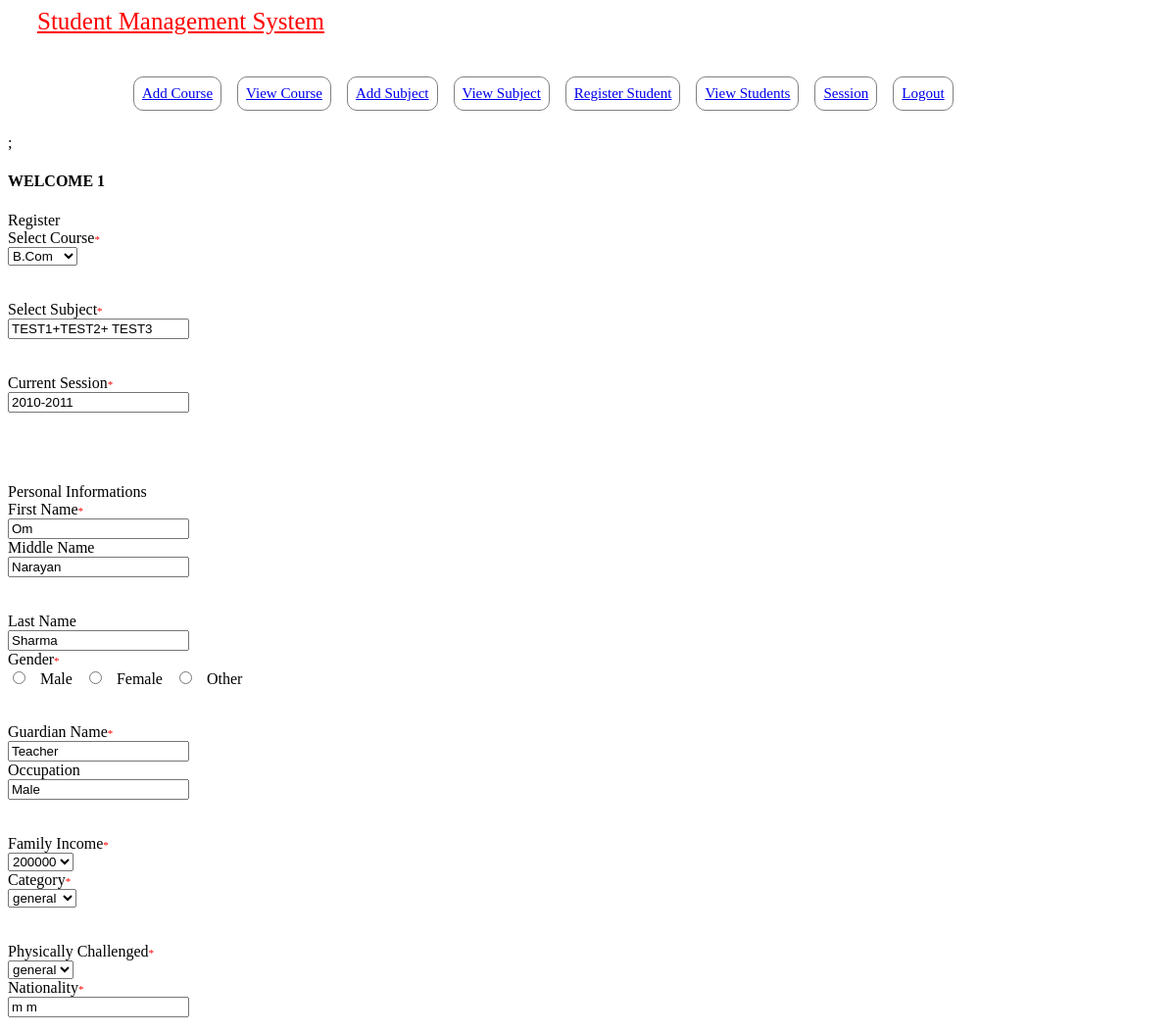
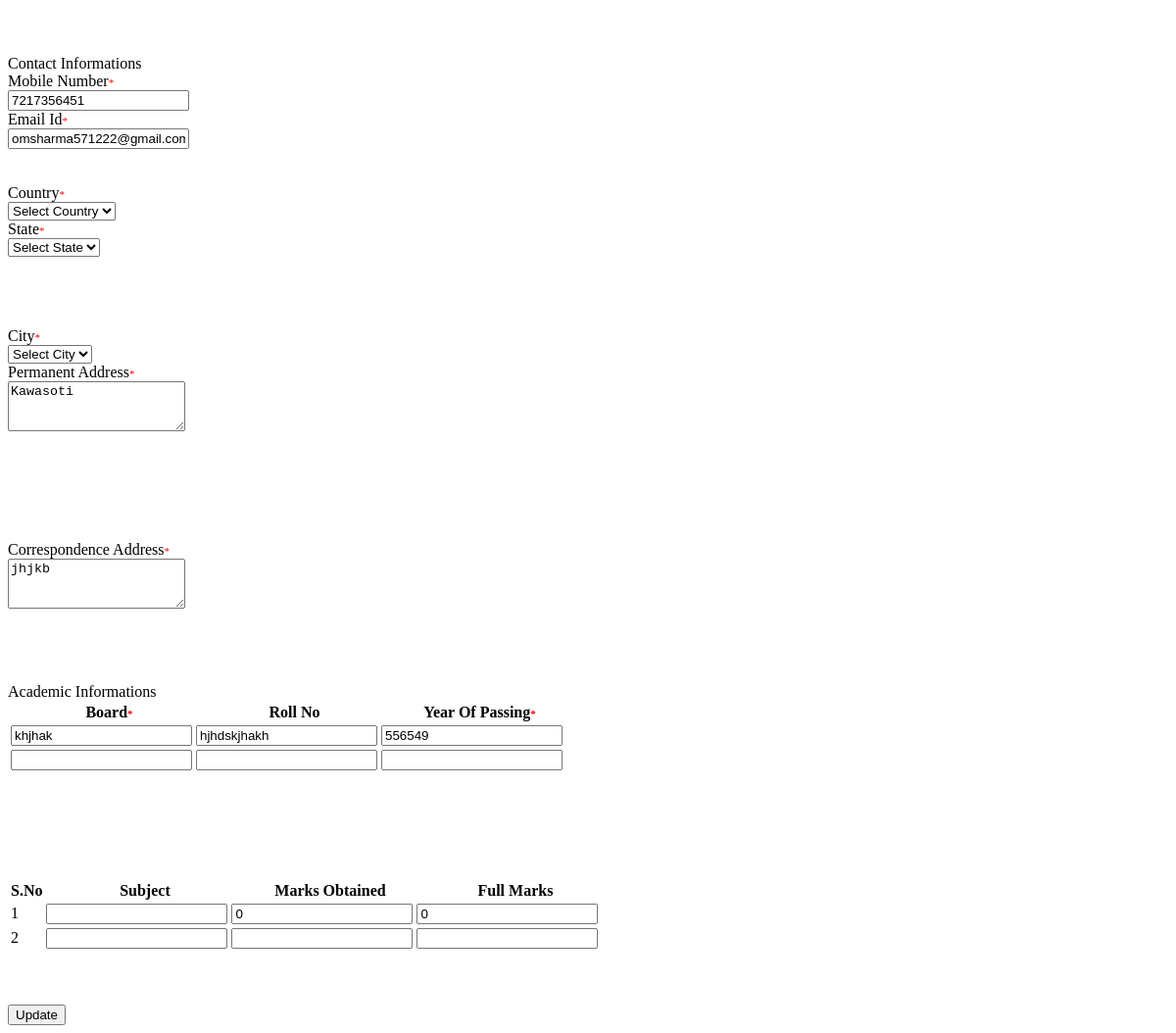
The page /pages/edit-std.php?id=4 (signed in) on the database its author committed (2 pictures, top to bottom).
### tables this page shows
CREATE TABLE `tbl_course` (
  `cid` int(11) NOT NULL,
  `cshort` varchar(250) DEFAULT NULL,
  `cfull` varchar(250) DEFAULT NULL,
  `cdate` varchar(50) DEFAULT NULL,
  `update_date` varchar(200) DEFAULT NULL
);

CREATE TABLE `registration` (
  `course` varchar(250) NOT NULL,
  `subject` varchar(250) NOT NULL,
  `fname` varchar(250) NOT NULL,
  `mname` varchar(250) NOT NULL,
  `lname` varchar(250) NOT NULL,
  `gender` varchar(50) NOT NULL,
  `gname` varchar(250) NOT NULL,
  `ocp` varchar(50) NOT NULL,
  `income` varchar(250) NOT NULL,
  `category` varchar(250) NOT NULL,
  `pchal` varchar(250) NOT NULL,
  `nationality` varchar(250) NOT NULL,
  `mobno` varchar(50) NOT NULL,
  `emailid` varchar(250) NOT NULL,
  `country` varchar(50) NOT NULL,
  `state` varchar(50) NOT NULL,
  `dist` varchar(50) NOT NULL,
  `padd` text NOT NULL,
  `cadd` text NOT NULL,
  `board` varchar(50) NOT NULL,
  `roll` varchar(50) NOT NULL,
  `pyear` varchar(50) NOT NULL,
  `sub` varchar(250) NOT NULL,
  `marks` bigint(100) NOT NULL,
  `fmarks` bigint(100) NOT NULL,
  `board1` varchar(250) NOT NULL,
  `roll1` varchar(250) NOT NULL,
  `yop1` varchar(250) NOT NULL,
  `sub1` varchar(250) NOT NULL,
  `session` varchar(250) NOT NULL,
  `regdate` timestamp NOT NULL DEFAULT current_timestamp(),
  `marks1` varchar(50) NOT NULL,
  `fmarks1` varchar(50) NOT NULL,
  `regno` varchar(250) NOT NULL,
  `id` int(11) NOT NULL
);

### config/DbFunction.php (called while the page is built, shortened)
<?php
class DbFunction{
function showCourse1($cid){
	$db = Database::getInstance();
	$mysqli = $db->getConnection();
	$query = "SELECT * FROM tbl_course  where cid='".$cid."'";
	$stmt= $mysqli->query($query);
	return $stmt;
}
function showStudents1($id){
	$db = Database::getInstance();
	$mysqli = $db->getConnection();
	$query = "SELECT * FROM registration  where id='".$id."'";
	$stmt= $mysqli->query($query);
	return $stmt;
}
}
?>

### pages/edit-std.php (the view, shortened to what this page needs)
<?php
include('../config/DbFunction.php');
	$obj=new DbFunction();
	$id=$_GET['id'];
    $rs=$obj->showStudents1($id);
    $res=$rs->fetch_object();
	$c=$res->course;
    $cname=$obj->showCourse1($c);
    $res1=$cname->fetch_object();
	$rs1=$obj->showCourse();
	$rs2=$obj->showCountry();
?>
<!DOCTYPE html>
<html lang="en">
<head>
</head>
<body>
<form method="post" >
	<div>
    <?php include('leftbar.php')?>;
		<div >
			<div class="row">
				<div class="col-lg-12">
					<h4 class="page-header"> <?php echo strtoupper("welcome"." ".htmlentities($_SESSION['login']));?></h4>
				</div>
			</div>
			<div class="row">
			<div class="col-lg-12">
			<div class="panel panel-default">
			<div class="panel-heading">Register</div>
			<div class="panel-body">
			<div class="row">
			<div class="col-lg-10">
			<div class="form-group">
		    <div class="col-lg-4">
			<label>Select Course<span id="" style="font-size:11px;color:red">*</span>	</label>
			</div>
			<div class="col-lg-6">
<select class="form-control" name="course-short" id="cshort"  onchange="showSub(this.value)" required="required" >
<option VALUE="<?php echo $res1->cid?>"><?php echo $res1->cshort?></option>
				<?php while($res2=$rs1->fetch_object()){?>
                   <?php if($res2->cid==$res1->cid){
				   continue;
				   }else
				   ?>
					 <option VALUE="<?php echo htmlentities($res2->cid);?>"><?php echo htmlentities($res2->cshort)?></option>
                    <?php }?>   </select>
										</div>
										</div>
								<br><br>
		<div class="form-group">
		<div class="col-lg-4">
		<label>Select Subject<span id="" style="font-size:11px;color:red">*</span></label>
		</div>
		<div class="col-lg-6">
 <input class="form-control" name="c-full"  id="c-full"  value="<?php echo $res->subject;?>">
	</div>
	 </div>
	 <br><br>
			<div class="form-group">
		<div class="col-lg-4">
		<label>Current  Session<span id="" style="font-size:11px;color:red">*</span></label>
		</div>
		<div class="col-lg-6">
	   <input class="form-control" name="session" value="<?php echo htmlentities($res->session);?>" readonly>
	 </div>
	 <br><br>
	</div>
	<br><br>
				</div>
					</div>
							</div>
						</div>
					</div>
			<div class="row">
			<div class="col-lg-12">
			<div class="panel panel-default">
			<div class="panel-heading">Personal Informations</div>
			<div class="panel-body">
			<div class="row">
			<div class="col-lg-12">
			<div class="form-group">
		    <div class="col-lg-2">
			<label>First Name<span id="" style="font-size:11px;color:red">*</span>	</label>
			</div>
			<div class="col-lg-4">
			<input class="form-control" name="fname" value="<?php echo htmlentities($res->fname);?>"required="required">
			</div>
			 <div class="col-lg-2">
			<label>Middle Name</label>
			</div>
			<div class="col-lg-4">
			<input class="form-control" name="mname" value="<?php echo htmlentities($res->mname);?>">
			</div>
			</div>
			<br><br>
		<div class="form-group">
		    <div class="col-lg-2">
			<label>Last Name</label>
			</div>
			<div class="col-lg-4">
			<input class="form-control" name="lname" value="<?php echo htmlentities($res->lname);?>">
			</div>
			 <div class="col-lg-2">
			<label>Gender<span id="" style="font-size:11px;color:red">*</span></label>
			</div>
			<div class="col-lg-4">
			<?php
			if (strcasecmp($res->gender,"Male")==0){?>
		 <input type="radio" name="gender" id="male" value="Male" required="required" checked> &nbsp; Male &nbsp;
		 <?php }else{ ?>
		 <input type="radio" name="gender" id="male" value="Male" required="required"> &nbsp; Male &nbsp;
		 <?php }?>
		 <?php
			if (strcasecmp($res->gender,"female")==0){?>
		 <input type="radio" name="gender" id="female" value="female" checked> &nbsp; Female &nbsp;
		 <?php } else{?>
		 <input type="radio" name="gender" id="female" value="female"> &nbsp; Female &nbsp;
		 <?php }?>
		 <?php
			if (strcasecmp($res->gender,"other")==0){?>
		 <input type="radio" name="gender" id="other" value="other" checked> &nbsp; Other &nbsp;
		 <?php } else{?>
		 <input type="radio" name="gender" id="other" value="other"> &nbsp; Other &nbsp;
		 <?php }?>
			</div>
			</div>
	<br><br>
		     <div class="form-group">
			 <div class="col-lg-2">
			<label>Guardian Name<span id="" style="font-size:11px;color:red">*</span>	</label>
			</div>
			<div class="col-lg-4">
			<input class="form-control" name="gname" required="required"
			value="<?php echo htmlentities($res->gname);?>">
			</div>
			 <div class="col-lg-2">
			<label>Occupation</label>
			</div>
			<div class="col-lg-4">
			<input class="form-control" name="ocp" id="ocp" value="<?php echo htmlentities($res->ocp);?>">
			</div>
			</div>
			<br><br>
		     <div class="form-group">
			 <div class="col-lg-2">
			<label>Family Income<span id="" style="font-size:11px;color:red">*</span></label>
			</div>
			<div class="col-lg-4">
			<select class="form-control" name="income"  id="income"required="required" >
        <option value="<?php echo htmlentities($res->income);?>"><?php echo htmlentities($res->income);?></option>
       </select>
			</div>
			 <div class="col-lg-2">
			<label>Category<span id="" style="font-size:11px;color:red">*</span></label>
			</div>
			<div class="col-lg-4">
			<select class="form-control" name="category"  id="category" required="required" >
        <option value="<?php echo htmlentities($res->category);?>"><?php echo htmlentities($res->category);?></option>
       </select>
			</div>
			</div>
			<br><br>
		     <div class="form-group">
			 <div class="col-lg-2">
			<label>Physically Challenged<span id="" style="font-size:11px;color:red">*</span></label>
			</div>
			<div class="col-lg-4">
			<select class="form-control" name="ph"  id="ph"required="required" >
        <option VALUE="<?php echo htmlentities($res->category);?>"><?php echo htmlentities($res->category);?></option>
       </select>
			</div>
			 <div class="col-lg-2">
			<label>Nationality<span id="" style="font-size:11px;color:red">*</span></label>
			</div>
			<div class="col-lg-4">
			<input class="form-control" name="nation" id="nation" required="required"
			value="<?php echo htmlentities($res->nationality);?>">
			</div>
			</div>
			<br><br>
			</div>
			<br><br>
		</div>
      	</div>
		</div>
		<div class="row">
			<div class="col-lg-12">
			<div class="panel panel-default">
			<div class="panel-heading">Contact Informations</div>
			<div class="panel-body">
			<div class="row">
			<div class="col-lg-12">
			<div class="form-group">
		    <div class="col-lg-2">
			<label>Mobile Number<span id="" style="font-size:11px;color:red">*</span>	</label>
			</div>
			<div class="col-lg-4">
			<input class="form-control" type="number" name="mobno" required="required" maxlength="10"
			   value="<?php echo htmlentities($res->mobno);?>">
			</div>
			 <div class="col-lg-2">
			<label>Email Id<span id="" style="font-size:11px;color:red">*</span></label>
			</div>
			<div class="col-lg-4">
			<input class="form-control"  type="email" name="email" required="required"
			value="<?php echo htmlentities($res->emailid);?>">
			</div>
			</div>
			<br><br>
		<div class="form-group">
		    <div class="col-lg-2">
			<label>Country<span id="" style="font-size:11px;color:red">*</span></label>
			</div>
			<div class="col-lg-4">
			<select class="form-control" name="country" id="country" onchange="showState(this.value)"
			required="required"  value="<?php echo htmlentities($res->country);?>">
<option VALUE="">Select Country</option>
				<?php while($res3=$rs2->fetch_object()){?>
   <option VALUE="<?php echo htmlentities($res3->id);?>"><?php echo htmlentities($res3->name)?></option>
                    <?php }?>   </select>
			</div>
			 <div class="col-lg-2">
			<label>State<span id="" style="font-size:11px;color:red">*</span></label>
			</div>
			<div class="col-lg-4">
 <select name="state" id="state"  class="form-control" onchange="showDist(this.value)" required="required">
        <option value="">Select State</option>
        </select>
			</div>
			</div>
	<br><br><br><br>
		     <div class="form-group">
			 <div class="col-lg-2">
			<label>City<span id="" style="font-size:11px;color:red">*</span>	</label>
			</div>
			<div class="col-lg-4">
           <select name="city" id="dist"  class="form-control" onchange="showDist(this.value)" >
        <option value="">Select City</option>
		</select>
			</div>
			 <div class="col-lg-2">
			<label>Permanent Address<span id="" style="font-size:11px;color:red">*</span></label>
			</div>
			<div class="col-lg-4">
			<textarea class="form-control" rows="3" name="padd"><?php echo htmlentities($res->padd);?></textarea>
			</div>
			</div>
			<br><br><br><br>
			<br><br>
		     <div class="form-group">
			 <div class="col-lg-2">
			<label>Correspondence Address<span id="" style="font-size:11px;color:red">*</span>
			</label>
			</div>
			<div class="col-lg-4">
      <textarea class="form-control" rows="3" name="cadd"><?php echo htmlentities($res->cadd);?></textarea>
			</div>
			</div>
			<br><br>
			</div>
			<br><br>
		</div>
      	</div>
		</div>
        <div class="row">
			<div class="col-lg-12">
			<div class="panel panel-default">
			<div class="panel-heading">Academic Informations</div>
			<div class="panel-body">
			<div class="row">
			<div class="col-lg-12">
			<div class="form-group">
		    <div class="panel panel-default">
                        <div class="panel-body">
                            <div class="table-responsive">
                                <table class="table">
                                    <thead>
                                        <tr>
                                         <div class="col-lg-6">
			<th>&nbsp;&nbsp;&nbsp;&nbsp;Board<span id="" style="font-size:11px;color:red">*</span>	</label></th>
			</div>
            <div class="col-lg-6">
			<th>&nbsp;&nbsp;&nbsp;&nbsp;Roll No</th>
			</div>
              <div class="col-lg-6">
			 <th>&nbsp;&nbsp;&nbsp;&nbsp;Year Of Passing<span id="" style="font-size:11px;color:red">*</span></th>
			</div>
            </tr>
                                    </thead>
                                    <tbody>
                                        <tr>
                  <td><div class="col-lg-6">
				  <input class="form-control" type="text" name="board1" value="<?php echo htmlentities($res->board);?>">
				  </div></td>
                  <td><div class="col-lg-6">
			<input class="form-control" type="text" name="roll1" value="<?php echo htmlentities($res->roll);?>">
			</div></td>
            <td><div class="col-lg-6">
			<input class="form-control"  type="text" name="pyear1" value="<?php echo htmlentities($res->pyear);?>">
			</div></td>
                  </tr>
              <tr>
                  <td><div class="col-lg-6">
				  <input class="form-control" type="text" name="board2" value="<?php echo htmlentities($res->board1);?>">
				  </div></td>
                  <td><div class="col-lg-6">
			<input class="form-control" type="text" name="roll2" value="<?php echo htmlentities($res->roll1);?>">
			</div></td>
            <td><div class="col-lg-6">
			<input class="form-control"  type="text" name="pyear2" value="<?php echo htmlentities($res->yop1);?>">
			</div></td>
                  </tr>
                                    </tbody>
                                </table>
                            </div>
                    </div>
                </div>
			</div>
			<br><br>
		  </div>
			<br><br>
			<br><br>
			<div class="col-lg-12">
			<div class="form-group">
		    <div class="panel panel-default">
                        <div class="panel-body">
                            <div class="table-responsive">
                                <table class="table">
                                    <thead>
                                        <tr>
                                         <div class="col-lg-6">
			<th>S.No</th>
			</div>
            <div class="col-lg-6">
			<th>&nbsp;&nbsp;&nbsp;&nbsp;Subject</th>
			</div>
              <div class="col-lg-6">
			 <th>&nbsp;&nbsp;&nbsp;&nbsp;Marks Obtained</th>
			</div>
             <div class="col-lg-6">
			   <th>&nbsp;&nbsp;&nbsp;&nbsp;Full Marks</th>
			</div>
                                        </tr>
                                    </thead>
                                    <tbody>
                                        <tr>
                  <td>1</td>
                  <td><div class="col-lg-6">
			<input class="form-control"  type="text" name="sub1" value="<?php echo htmlentities($res->sub);?>">
			</div></td>
                  <td><div class="col-lg-6">
			<input class="form-control"  type="text" name="marks1" value="<?php echo htmlentities($res->marks);?>">
			</div></td>
			                  <td><div class="col-lg-6">
			<input class="form-control"  type="text" name="fmarks1" value="<?php echo htmlentities($res->fmarks);?>">
			</div></td>
                  </tr>
	         <tr>
                  <td>2</td>
                  <td><div class="col-lg-6">
			<input class="form-control"  type="text" name="sub2" value="<?php echo htmlentities($res->sub1);?>">
			</div></td>
                  <td><div class="col-lg-6">
			<input class="form-control"  type="text" name="marks2" value="<?php echo htmlentities($res->marks1);?>">
			</div></td>
			                  <td><div class="col-lg-6">
			<input class="form-control"  type="text" name="fmarks2" value="<?php echo htmlentities($res->fmarks1);?>">
			</div></td>
                  </tr>
                                    </tbody>
                                </table>
                            </div>
                    </div>
                </div>
			</div>
		  </div>
			<br>
	<div class="form-group">
	<div class="col-lg-6"><br><br>
	<input type="submit" class="btn btn-primary" name="submit" value="Update"></button>
	</div>
	</div>
	</div>
	</div>
				</div>
			</div>
		</div>
	</div>
</form>
</body>
</html>

### rows shown on the page
tbl_course: course-short "B.Com"
registration: c-full "TEST1+TEST2+ TEST3", session "2010-2011", fname "Om", mname "Narayan", lname "Sharma", gname "Teacher", ocp "Male", income "200000", category "general", ph "general", nation "m m", mobno "7217356451", email "omsharma571222@gmail.com", padd "Kawasoti", cadd "jhjkb", board1 "khjhak", roll1 "hjhdskjhakh", pyear1 "556549", marks1 "0", fmarks1 "0"
